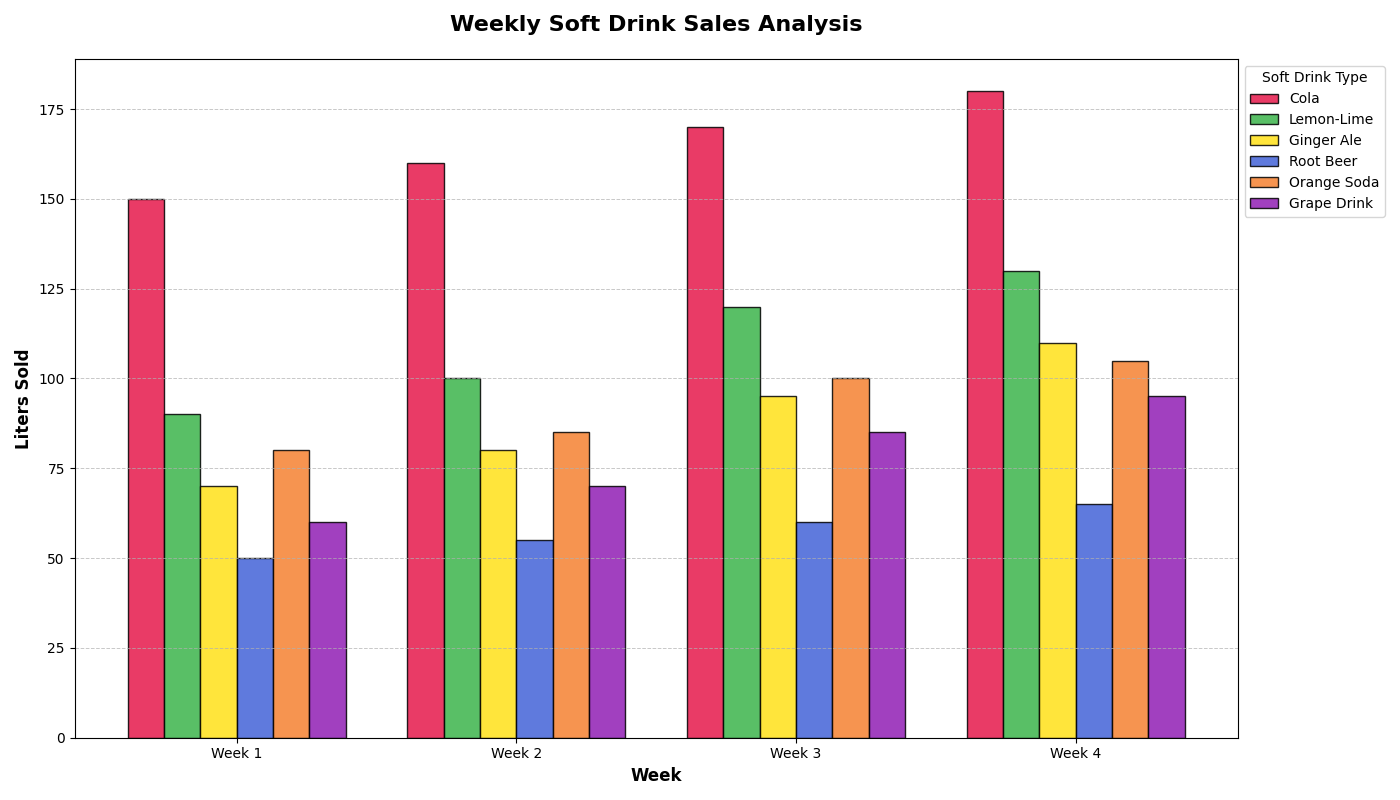

Reproduce this figure in Python.
import matplotlib.pyplot as plt
import numpy as np

weeks = ['Week 1', 'Week 2', 'Week 3', 'Week 4']
soft_drinks = ['Cola', 'Lemon-Lime', 'Ginger Ale', 'Root Beer', 'Orange Soda', 'Grape Drink']

cola_sales = [150, 160, 170, 180]
lemon_lime_sales = [90, 100, 120, 130]
ginger_ale_sales = [70, 80, 95, 110]
root_beer_sales = [50, 55, 60, 65]
orange_soda_sales = [80, 85, 100, 105]
grape_drink_sales = [60, 70, 85, 95]

sales_data = [cola_sales, lemon_lime_sales, ginger_ale_sales, root_beer_sales, orange_soda_sales, grape_drink_sales]
new_colors = ['#e6194b', '#3cb44b', '#ffe119', '#4363d8', '#f58231', '#911eb4']

fig, ax = plt.subplots(figsize=(14, 8))

bar_width = 0.13
index = np.arange(len(weeks))

for i, (sales, color, drink) in enumerate(zip(sales_data, new_colors, soft_drinks)):
    ax.bar(index + i * bar_width, sales, width=bar_width, color=color, edgecolor='black', label=drink, alpha=0.85)

ax.set_title('Weekly Soft Drink Sales Analysis', fontsize=16, fontweight='bold', pad=20)
ax.set_xlabel('Week', fontsize=12, fontweight='bold')
ax.set_ylabel('Liters Sold', fontsize=12, fontweight='bold')
ax.set_xticks(index + bar_width * (len(soft_drinks) - 1) / 2)
ax.set_xticklabels(weeks)

ax.legend(loc='upper left', bbox_to_anchor=(1, 1), fontsize=10, title='Soft Drink Type')
ax.yaxis.grid(True, linestyle='--', linewidth=0.7, alpha=0.7)

plt.tight_layout()
plt.show()
